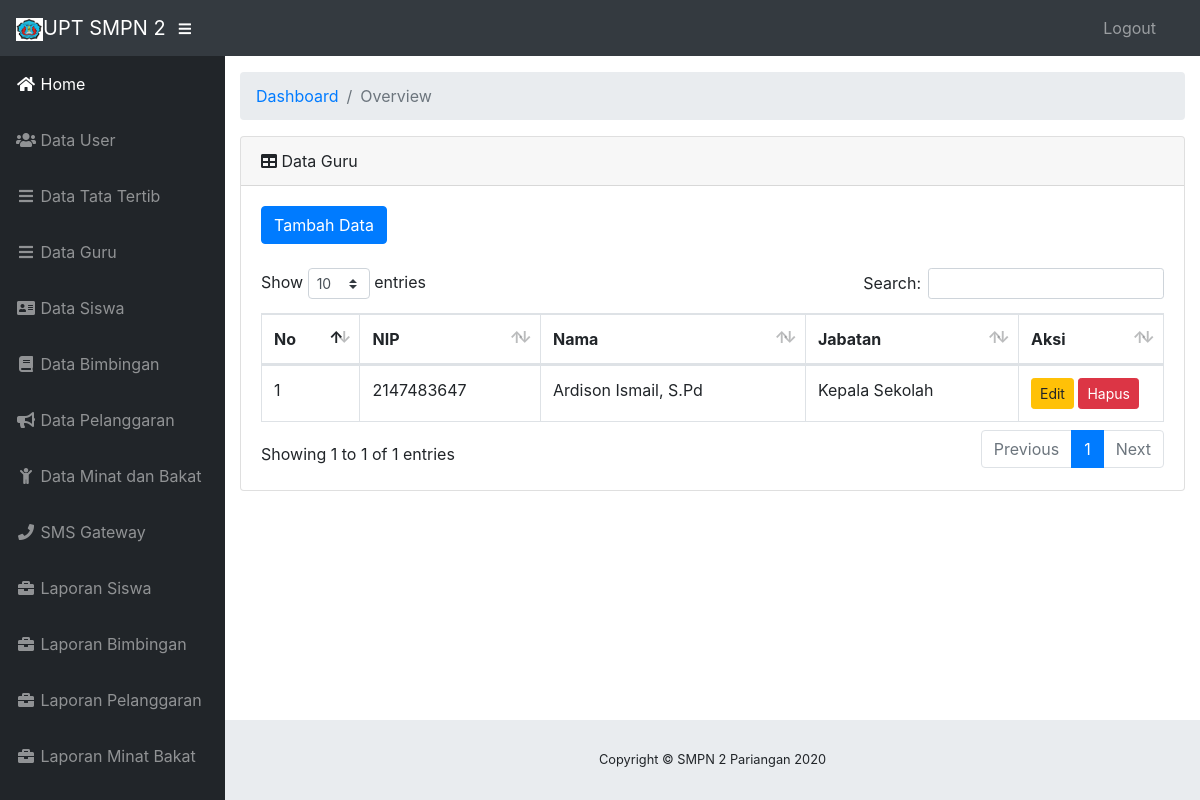
/gurus, run on the app's committed database.
### tables this page shows
CREATE TABLE IF NOT EXISTS `guru` (
  `nip` int(20) NOT NULL,
  `nm_guru` varchar(20) NOT NULL,
  `jabatan` varchar(20) NOT NULL
);

### application/controllers/Gurus.php (called while the page is built, shortened)
<?php
class Gurus extends CI_Controller
{
    public function __construct()
    {
        $this->load->model('Mgurus');
        $this->load->library("form_validation");
    }
    public function index($offset = 0)
    {
        $data['datagurus'] = $this->Mgurus->getAll();
        $this->load->view('gurus/index', $data);
    }
}

### index.php (called while the page is built, shortened)
<?php
require_once BASEPATH.'core/CodeIgniter.php';

### application/models/Mgurus.php (called while the page is built, shortened)
<?php
class Mgurus extends CI_Model
{
    private $_table = "guru";
    public function getAll()
    {
        return $this->db->get($this->_table)->result();
    }
}

### application/views/gurus/index.php (the view, shortened to what this page needs)
<!DOCTYPE html>
<html lang="en">
<head>
</head>
<body id="page-top">
    <div id="wrapper">
        <div id="content-wrapper">
            <div class="container-fluid">
                <div class="card mb-3">
                    <div class="card-header">
                        <i class="fas fa-table"></i>
                        Data Guru</div>
                    <div class="card-body">
                        <a href="<?php echo base_url() ?>gurus/add" class="btn btn-primary">Tambah Data</a>
                        <br>
                        <br>
                        <div class="table-responsive">
                            <table class="table table-bordered" id="dataTable" width="100%" cellspacing="0">
                                <thead>
                                    <tr>
                                        <th>No</th>
                                        <th>NIP</th>
                                        <th>Nama</th>
                                        <th>Jabatan</th>
                                        <th>Aksi</th>
                                    </tr>
                                </thead>
                                <tbody>
                                    <?php foreach ($datagurus as $no => $dataguru) :
                                    ?>
                                        <tr>
                                            <td><?php echo ++$no ?></td>
                                            <td><?php echo $dataguru->nip ?></td>
                                            <td><?php echo $dataguru->nm_guru ?></td>
                                            <td><?php echo $dataguru->jabatan ?></td>
                                            <td width="120px">
                                                <a class="btn btn-warning btn-sm" href="<?php echo base_url() ?>gurus/edit/<?php echo $dataguru->nip ?>">Edit</a>
                                                <a class="btn btn-danger btn-sm" href="<?php echo base_url() ?>gurus/delete/<?php echo $dataguru->nip ?>">Hapus</a>
                                            </td>
                                        </tr>
                                    <?php endforeach ?>
                                </tbody>
                            </table>
                        </div>
                    </div>
                </div>
            </div>
        </div>
    </div>
</body>
</html>

### data on the page
guru: nip "2147483647", nm_guru "Ardison Ismail, S.Pd", jabatan "Kepala Sekolah"
